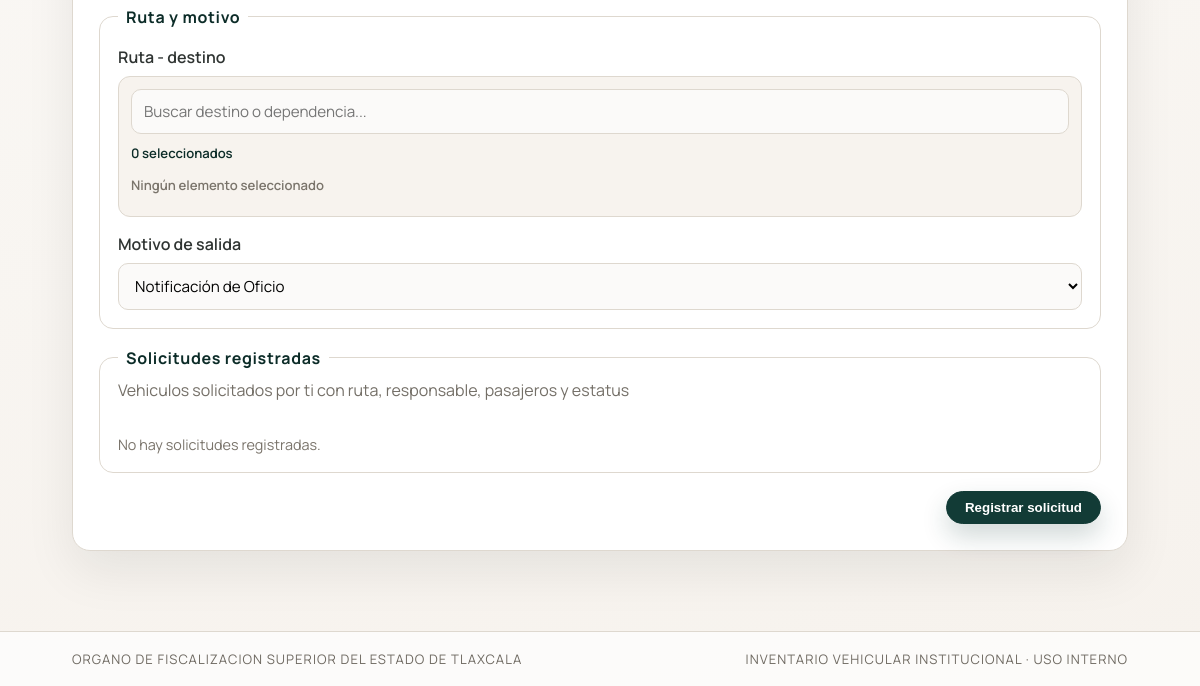
The app's page /dashboard (signed in, lower part), older data.
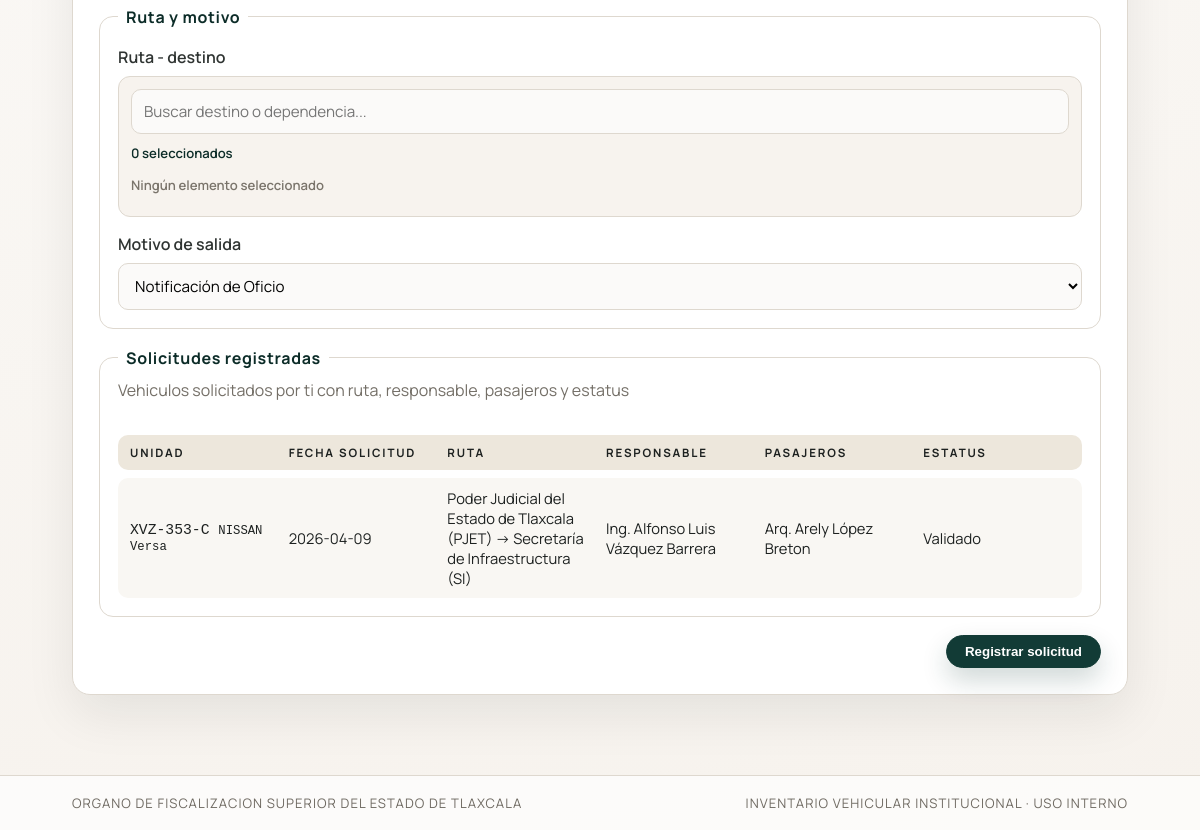
The same page, newer data.
### tables this page shows
CREATE TABLE "movimientos" (
                    id INTEGER PRIMARY KEY AUTOINCREMENT,
                    folio TEXT UNIQUE NOT NULL,
                    usuario_id INTEGER NOT NULL,
                    ente_clave TEXT NOT NULL,
                    fecha_solicitud TEXT NOT NULL,
                    fecha_entrega TEXT,
                    fecha_devolucion TEXT,
                    cantidad INTEGER NOT NULL,
                    receptor_nombre TEXT NOT NULL,
                    firma_recepcion TEXT,
                    devuelto INTEGER DEFAULT 0,
                    observaciones TEXT,
                    resguardante_nombre TEXT,
                    resguardante_id INTEGER,
                    placa_unidad TEXT,
                    marca TEXT,
                    modelo TEXT,
                    responsable_vehiculo TEXT,
                    vehiculo_id INTEGER,
                    responsable_id INTEGER,
                    no_pasajeros INTEGER,
                    ruta_destino TEXT,
                    motivo_salida TEXT,
                    created_at TIMESTAMP DEFAULT CURRENT_TIMESTAMP, es_emergencia INTEGER DEFAULT 0,
                    FOREIGN KEY(usuario_id) REFERENCES usuarios(id),
                    FOREIGN KEY(vehiculo_id) REFERENCES vehiculos(id)
                );

### app.py (the view)
    @app.route("/dashboard")
    def dashboard():
        if session.get("rol") in {"admin", "monitor"}:
            return redirect(url_for("admin"))
        fecha = request.args.get("fecha")
        context = _build_dashboard_context(app, db_manager, session.get("usuario_id"), fecha)
        context["solicitudes_bloqueadas"] = _solicitudes_bloqueadas(session.get("usuario"))
        if _es_visor_omar(session.get("usuario")):
            context["movimientos_usuarios_observados"] = _filtrar_movimientos_hoy(
                db_manager.listar_movimientos_por_usuarios(["ramos", "mike"]),
                _fecha_referencia_registros(fecha),
                incluir_prestamos_pendientes=not bool(fecha),
            )
        return render_template(
            "dashboard.html",
            usuario=session.get("nombre"),
            tipo_solicitud="normal",
            **context,
        )

### app.py (called while the page is built)
def _normalizar_fecha_solicitud(fecha_txt: Optional[str]) -> str:
    if not fecha_txt:
        return date.today().isoformat()
    try:
        return datetime.strptime(fecha_txt, "%Y-%m-%d").date().isoformat()
    except ValueError:
        return date.today().isoformat()

def _fecha_iso_desde_texto(fecha_txt: Optional[str]) -> Optional[str]:
    if not fecha_txt:
        return None
    fecha_base = str(fecha_txt).strip()[:10]
    try:
        return datetime.strptime(fecha_base, "%Y-%m-%d").date().isoformat()
    except ValueError:
        return None

def _filtrar_movimientos_hoy(
    movimientos: List[dict],
    hoy: Optional[date] = None,
    incluir_prestamos_pendientes: bool = False,
) -> List[dict]:
    hoy_iso = (hoy or date.today()).isoformat()
    filtrados = []
    for mov in movimientos:
        if _fecha_iso_desde_texto(mov.get("fecha_solicitud")) == hoy_iso:
            filtrados.append(mov)
            continue
        if (
            incluir_prestamos_pendientes
            and mov.get("tipo") == "prestamo"
            and (mov.get("estado") or "").strip().upper() == "PENDIENTE"
        ):
            filtrados.append(mov)
    return filtrados

### templates/dashboard.html (shortened to what this page needs)
{% extends "base.html" %}
{% block content %}
<section class="grid">
  <div class="card">
    <form method="post" action="{{ url_for('solicitar') }}" class="form-sections" id="solicitud_form">
      <fieldset class="form-section">
        <legend>Ruta y motivo</legend>
        <label class="full">
          Ruta - destino
          <div class="combobox-container">
            <div class="combobox-search">
              <input type="search" id="ruta_search" class="combobox-input" placeholder="Buscar destino o dependencia..." autocomplete="off">
            </div>
            <div class="combobox-meta">
              <span id="ruta_count" class="multi-count">0 seleccionados</span>
            </div>
            <div id="ruta_chips" class="combobox-chips" aria-live="polite">
            </div>
          </div>
        </label>
        <label class="full">
          Motivo de salida
          <select name="motivo_salida" required>
            <option value="Notificación de Oficio">Notificación de Oficio</option>
          </select>
        </label>
      </fieldset>
      <fieldset class="form-section">
        <legend>Solicitudes registradas</legend>
        <p class="subtitle full">Vehiculos solicitados por ti con ruta, responsable, pasajeros y estatus</p>
        {% if mis_movimientos %}
        <div class="table table-6 full">
          <div class="table-row header">
            <span>Unidad</span>
            <span>Fecha solicitud</span>
            <span>Ruta</span>
            <span>Responsable</span>
            <span>Pasajeros</span>
            <span>Estatus</span>
          </div>
          {% for mov in mis_movimientos %}
          <div class="table-row">
            <span class="mono">
              {{ mov.placa_unidad or '-' }}
              {% if mov.marca or mov.modelo %}
              <small>{{ mov.marca or '' }} {{ mov.modelo or '' }}</small>
              {% endif %}
            </span>
            <span>{{ mov.fecha_solicitud or '-' }}</span>
            <span>{{ mov.ruta_destino or 'Sin ruta' }}</span>
            <span>{{ mov.responsable_vehiculo or 'Sin responsable' }}</span>
            <span>{{ mov.pasajeros_nombres or 'Sin pasajeros' }}</span>
            <span>
              {% if mov.tipo == "prestamo" %}
                {% if mov.estado == "RECHAZADO" %}
                  Rechazado
                {% elif mov.estado == "VALIDADO" %}
                  Validado
                {% else %}
                  Pendiente
                {% endif %}
              {% else %}
                {% if mov.rechazado %}
                  Rechazado
                {% elif mov.fecha_entrega %}
                  Validado
                {% elif mov.conflicto %}
                  Conflicto
                {% else %}
                  Pendiente
                {% endif %}
              {% endif %}
            </span>
          </div>
          {% endfor %}
        </div>
        {% else %}
        <p class="empty full">No hay solicitudes registradas.</p>
        {% endif %}
      </fieldset>
      <div class="actions full">
        <button class="btn primary" type="submit" id="solicitud_submit">Registrar solicitud</button>
      </div>
    </form>
  </div>
</section>
{% endblock %}

Row changes from the older to the newer data that the page shows:
added movimientos: placa_unidad "XVZ-353-C", marca "NISSAN", modelo "Versa", fecha_solicitud "2026-04-09", ruta_destino "Poder Judicial del Estado de Tlaxcala (PJET) -> Secretaría de Infraestructura (SI)", responsable_vehiculo "Ing. Alfonso Luis Vázquez Barrera", pasajeros_nombres "Arq. Arely López Breton", fecha_entrega "Validado"
Text that changed along with them:
text no longer shown: "No hay solicitudes registradas."
text now shown: "UNIDAD FECHA SOLICITUD RUTA RESPONSABLE PASAJEROS ESTATUS"
